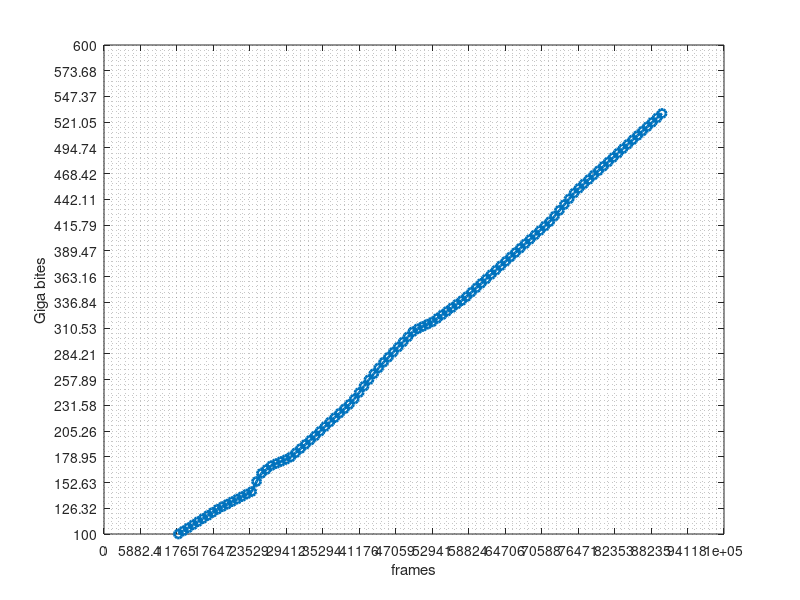

Here is the MATLAB script that generated this plot: (Note: this script raises an error after producing the figure.)
% [frn,i] = sort([12e3,18500,30e3,34e3,36e3,40e3,76e3,72e3,60e3,50e3,58e3,53e3,24e3,25e3,27e3,30e3,43e3,45e3,90e3]);
% gig = [100,126,170,200,212,235,450,420,280,308,340,317,144,160,170,178,260,275,530];
frn = [12000
       18500
       24000
       25000
       27000
       30000
       30000
       34000
       36000
       40000
       43000
       45000
       50000
       53000
       58000
       60000
       72000
       76000
       90000];
   
gig = [100
       126
       144
       160
       170
       170
       178
       200
       212
       235
       260
       275
       308
       317
       340
       280
       420
       450
       530];
   
frn(end-3)= [];
gig(end-3) = [];
frn = unique(frn);
gig = unique(gig);

x = linspace(frn(1), frn(end), 100);
y = interp1(frn, gig, x);


%%   

figure('units','normalized','outerposition',[0 0 1 1]); 
plot(x, y, '-o', 'linewidth', 2)
% plot(frn, gig, '-o', 'linewidth', 2) % plot(frn/1e3, gig, '-o'), 

grid minor
xlabel('frames'), ylabel('Giga bites')

NumTicks = 18; L = get(gca,'XLim');
set(gca,'XTick',linspace(L(1),L(2),NumTicks))

NumTicks = 20; L = get(gca,'YLim');
set(gca,'YTick',linspace(L(1),L(2),NumTicks))

n = get(gca, 'XTick');
c = num2cellOfStr(n);
xticklabels(c)

n = get(gca, 'YTick');
c = num2cellOfStr(n);
yticklabels(c)


fn = fullfile('~/Dropbox', 'frames_memory_cnmf');
savefig(fn)
print('-djpeg', fn)
